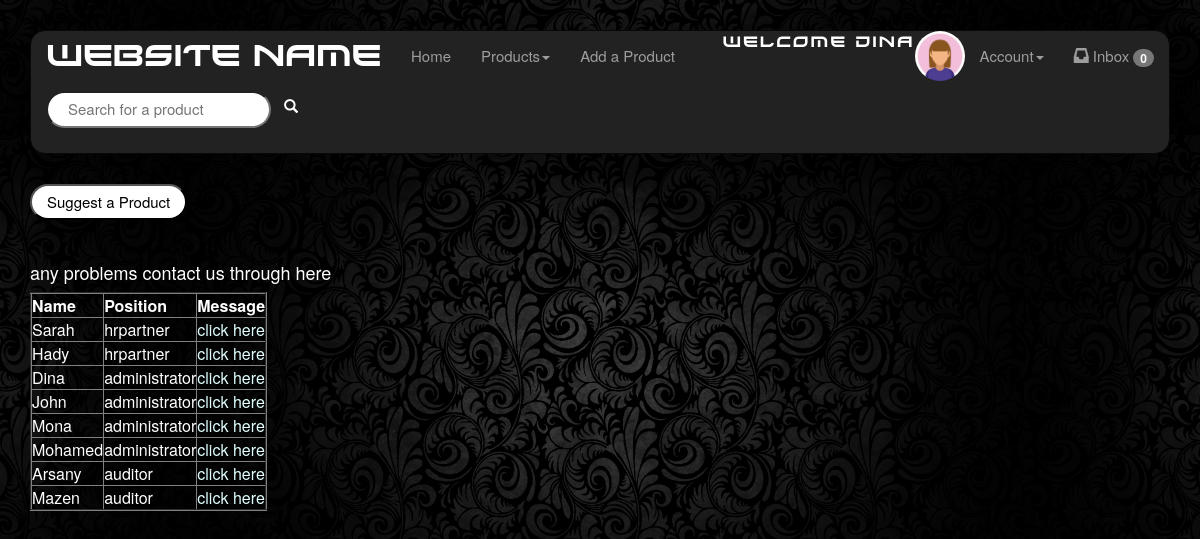
/ContactUs.php (signed in), run on the app's committed database.
### tables this page shows
CREATE TABLE `users` (
  `id` int(10) UNSIGNED NOT NULL,
  `username` varchar(30) NOT NULL,
  `password` varchar(225) NOT NULL,
  `email` varchar(50) NOT NULL,
  `address` varchar(50) DEFAULT NULL,
  `imagePath` varchar(255) DEFAULT NULL,
  `userType` varchar(15) NOT NULL
);

### ContactUs.php (the view, shortened to what this page needs)
<html>
    <head>
        <link rel="stylesheet" href="Style.css">
    </head>
    <body>
<?php
include "Menu.php";
$con = new mysqli("localhost", "root", "", "project");
$sql= "SELECT username,userType,id FROM users WHERE userType='hrpartner' OR userType='auditor' OR userType='administrator'";
$result = mysqli_query($con,$sql);
echo "<table border='2'><tr> <th>Name</th> <th>Position</th><th>Message</th></tr>";
while($row = $result->fetch_assoc()){
            echo "<td> " . $row['username'] . " </td>";
            echo " <td> " . $row['userType'] . "</td>";
            echo "<td><a href=Chats.php?id ='". $row['id'] . "'>click here </a></td>";
}
?>
  <button onclick="location.href='SuggestProduct.php'">Suggest a Product</button>
<br><br>
<h4>any problems contact us through here</h2>
    </body>
</html>

### Menu.php (shortened to what this page needs)
<!DOCTYPE html>
<html lang="en">
    <head>
        <link rel="stylesheet" href="https://maxcdn.bootstrapcdn.com/bootstrap/3.4.1/css/bootstrap.min.css">
        <link rel="stylesheet" href="https://maxcdn.bootstrapcdn.com/font-awesome/4.7.0/css/font-awesome.min.css">
        <link rel="stylesheet" href="Style.css">
        <?php
          $conn = new mysqli("localhost", "root", "", "project");
        ?>
	</head>
  <body>
      <nav class="navbar navbar-inverse navbar-custom">
        <div class="container-fluid">
            <div class="navbar-header">
                <a class="navbar-brand" href='Home.php'>Website Name</a>
            </div>
            <ul class="nav navbar-nav">
                <li><a href="Home.php">Home</a></li>
                <li class="dropdown"><a class="dropdown-toggle" data-toggle="dropdown">Products<span class="caret"></span></a>
                </li>
                <?php
                if(!empty($_SESSION['username'])){
                    if($_SESSION['userType'] == "auditor"){
                    ?>
                    <li><a href='SendSurvey.php'>Send Survey</a></li>
                    <li><a href='SurveyResults.php'>Survey Results</a></li>
                    <!--
                    <li><a href='investigationRequest.php'>Request Investigation</a></li>
                    -->
                    <li><a href='AuditorComments.php'>Auditor Comments</a></li>
                    <?php
                    }
                    else if($_SESSION['userType'] == "administrator"){
                        ?>
                        <li><a href='AddProduct.php'>Add a Product</a></li>
                        <?php
                    }
                    ?>
                    </ul>
                    <ul class="nav navbar-nav navbar-right">
                        <li>
                          <text class="header"> Welcome <?php echo "  ".$_SESSION['username']; ?></text>
                        </li>
                        <li><img src='<?php echo "  ".$_SESSION['imagePath']; ?>' alt='profilepic' width='50' height='50' class="img-circle"></li>
                        <li class="dropdown"><a class="dropdown-toggle" data-toggle="dropdown">Account<span class="caret"></span></a>
                        <?php
                        $inbox_notif_sql = "SELECT COUNT('messageID') as unread_messages FROM message WHERE readStatus='0' AND recepientID=".$_SESSION['id'];
                        $inbox_notif_result = mysqli_query($conn,$inbox_notif_sql);
                        if($inbox_notif_row = $inbox_notif_result->fetch_assoc()){
                          ?>
                          <li><a href="Chat.php"><span class="glyphicon glyphicon glyphicon-inbox"></span> Inbox <span class="badge"><?php echo $inbox_notif_row['unread_messages']; ?></span></a></li>
                          <?php
                        }
                        ?>
                    </ul>
                    <?php
                }
                ?>
                <form class="searchbar" action="SearchResults.php" method="get">
                    <input type="text" name="searchQuery" placeholder="Search for a product">
                    <button class="btn btn-basic search" type="submit" name="submitSearch">
                        <i class="glyphicon glyphicon-search"></i>
                    </button>
                  </form>
        </div>
      </nav>
</body>
</html>

### Style.css (style rules this page uses)
body { margin: 30px; background: black; color: white; line-height: 1.5; font-size: 15px; background-image: url("resources/images/bg2.jpg"); background-position: center; }
.header { font-size: 15px; font-family: xirod; letter-spacing: 2px; }
input[type=text],input[type=password], input[type=search] { border-radius: 3rem; background: white; color: black; padding: 5px 20px; margin: 10px 0; font-size: 100%; }
input[type=submit], input[type=reset], button, input[type=button], .select { border-radius: 3rem; color: black; background: white; margin: 10px 0; font-size: 100%; padding: 5px 15px; }
a:visited, a:link, a:active { color: lightcyan; text-decoration: none; }
.navbar-custom { border-radius: 1.5rem; }
.navbar-custom .navbar-brand { font-size: 200%; color: white; font-family: xirod; animation: glow 2s ease-in-out infinite alternate; }
.searchbar { float: left; }
.search { justify-content: space-between; background: transparent; color: white; float: right; }

### data on the page
users: username "Sarah", userType "hrpartner"
users: username "Hady", userType "hrpartner"
users: username "Dina", userType "administrator"
users: username "John", userType "administrator"
users: username "Mona", userType "administrator"
users: username "Mohamed", userType "administrator"
users: username "Arsany", userType "auditor"
users: username "Mazen", userType "auditor"

### other printed values
$_SESSION['username'] "Dina"
$inbox_notif_row['unread_messages'] "0"
